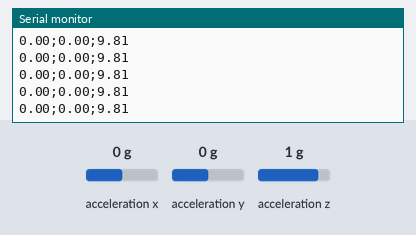
The sketch below on a simulated Arduino Zero (SAMD21). On the bench: the last lines printed to the serial monitor. The inputs (shaded band) are chosen by the test bench; at power-on: acceleration x 0 g, acceleration y 0 g, acceleration z 1 g.

Above: at 1.2 s.
1.3 s: acceleration x set to -1.4 g
At 1.57 s:
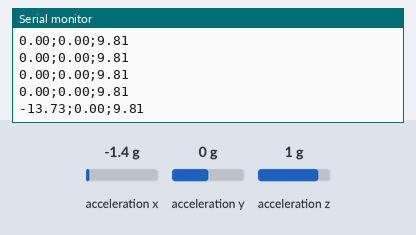
2.8 s: acceleration y set to -1.4 g
At 2.97 s:
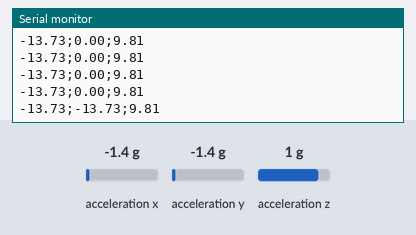
4.3 s: acceleration z set to -1.4 g
At 4.38 s:
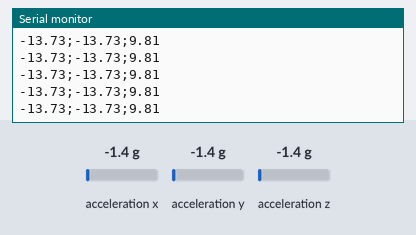

Measured:
- after the input at 1.3 s, the serial monitor: prints a new line after 0.11 s (image 1)
- after the input at 2.8 s, the serial monitor: prints a new line at once (image 2)

The sketch:

acceltest.ino
```cpp
// Basic demo for accelerometer readings from Adafruit LIS3DH

#include <Wire.h>
#include <SPI.h>
#include <Adafruit_LIS3DH.h>
#include <Adafruit_Sensor.h>

// Used for software SPI
#define LIS3DH_CLK 13
#define LIS3DH_MISO 12
#define LIS3DH_MOSI 11
// Used for hardware & software SPI
#define LIS3DH_CS 10

// software SPI
Adafruit_LIS3DH lis = Adafruit_LIS3DH(LIS3DH_CS, LIS3DH_MOSI, LIS3DH_MISO, LIS3DH_CLK);
// hardware SPI
//Adafruit_LIS3DH lis = Adafruit_LIS3DH(LIS3DH_CS);
// I2C
// Adafruit_LIS3DH lis = Adafruit_LIS3DH();

#if defined(ARDUINO_ARCH_SAMD)
// for Zero, output on USB Serial console, remove line below if using programming port to program the Zero!
   #define Serial SerialUSB
#endif

void setup(void) {
#ifndef ESP8266
  while (!Serial);     // will pause Zero, Leonardo, etc until serial console opens
#endif

  Serial.begin(9600);
  Serial.println("LIS3DH test!");

  if (! lis.begin(0x19)) {   // change this to 0x19 for alternative i2c address
    Serial.println("Couldnt start");
    while (1);
  }
  Serial.println("LIS3DH found!");

  lis.setRange(LIS3DH_RANGE_2_G);   // 2, 4, 8 or 16 G!

  Serial.print("Range = "); Serial.print(2 << lis.getRange());
  Serial.println("G");
}

void loop() {
  /*
  lis.read();      // get X Y and Z data at once
  // Then print out the raw data
  Serial.print("X:  "); Serial.print(lis.x);
  Serial.print("  \tY:  "); Serial.print(lis.y);
  Serial.print("  \tZ:  "); Serial.print(lis.z);
  */

  /* Or....get a new sensor event, normalized */
  sensors_event_t event;
  lis.getEvent(&event);

  /* Display the results (acceleration is measured in m/s^2) */
  Serial.print(event.acceleration.x); Serial.print(";");
  Serial.print(event.acceleration.y); Serial.print(";");
  Serial.print(event.acceleration.z);

  Serial.println();

  delay(200);
}
```
